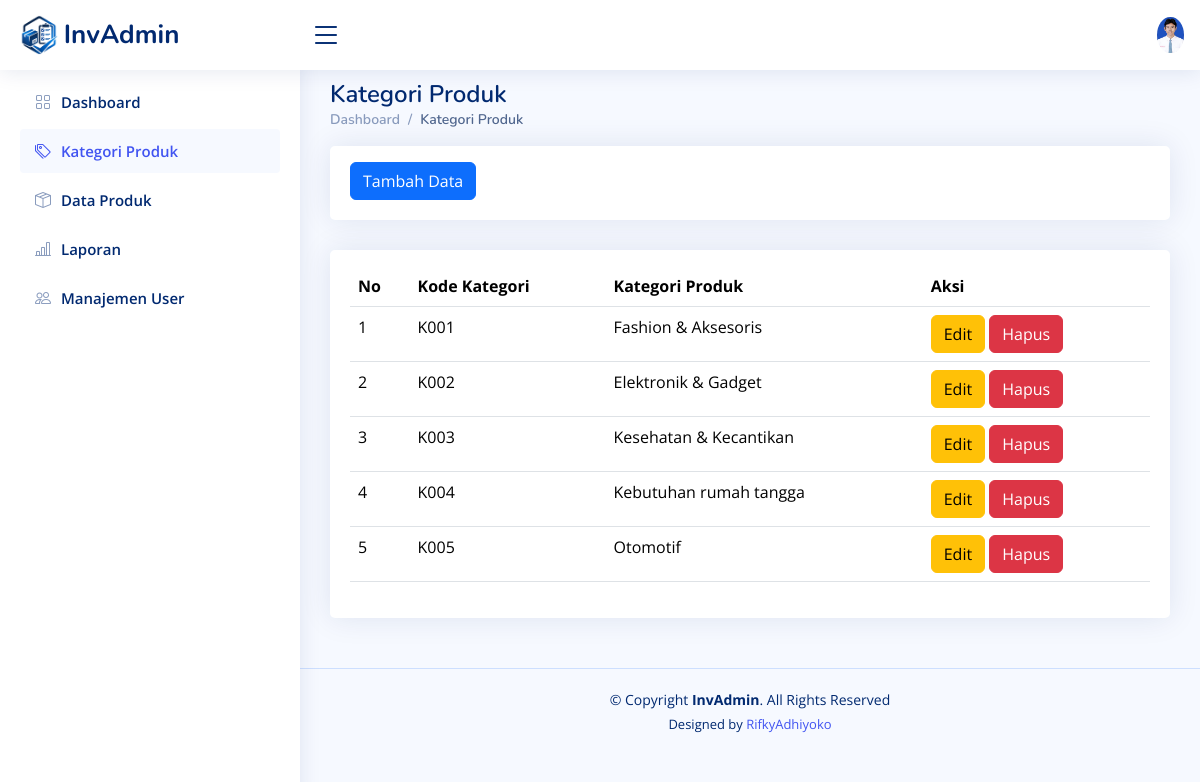
Page /kategori_produk.php (signed in) on the committed database.
### tables this page shows
CREATE TABLE `categories` (
  `id` int(11) NOT NULL,
  `kd_kat` varchar(6) NOT NULL,
  `category_name` varchar(100) NOT NULL
);

### kategori_produk.php (the view, shortened to what this page needs)
<!DOCTYPE html>
<html lang="en">
<head>
  <link href="assets/vendor/bootstrap/css/bootstrap.min.css" rel="stylesheet">
  <link href="assets/vendor/bootstrap-icons/bootstrap-icons.css" rel="stylesheet">
  <link href="assets/vendor/boxicons/css/boxicons.min.css" rel="stylesheet">
  <link href="assets/vendor/quill/quill.snow.css" rel="stylesheet">
  <link href="assets/vendor/quill/quill.bubble.css" rel="stylesheet">
  <link href="assets/vendor/remixicon/remixicon.css" rel="stylesheet">
  <link href="assets/vendor/simple-datatables/style.css" rel="stylesheet">
  <link href="assets/css/style.css" rel="stylesheet">
</head>
<body>
  <header id="header" class="header fixed-top d-flex align-items-center">
    <div class="d-flex align-items-center justify-content-between">
      <a href="index.php" class="logo d-flex align-items-center">
        <img src="assets/img/logo.png" alt="">
        <span class="d-none d-lg-block">InvAdmin</span>
      </a>
      <i class="bi bi-list toggle-sidebar-btn"></i>
    </div>
    <nav class="header-nav ms-auto">
      <ul class="d-flex align-items-center">
        <li class="nav-item dropdown pe-3">
          <a class="nav-link nav-profile d-flex align-items-center pe-0" href="#" data-bs-toggle="dropdown">
            <img src="assets/img/profile-img.jpg" alt="Profile" class="rounded-circle">
          </a>
        </li>
      </ul>
    </nav>
  </header>
  <aside id="sidebar" class="sidebar">
    <ul class="sidebar-nav" id="sidebar-nav">
      <li class="nav-item">
        <a class="nav-link collapsed" href="index.php">
          <i class="bi bi-grid"></i>
          <span>Dashboard</span>
        </a>
      </li>
      <li class="nav-item">
        <a class="nav-link " href="kategori_produk.php">
          <i class="bi bi-tags"></i>
          <span>Kategori Produk</span>
        </a>
      </li>
      <li class="nav-item">
        <a class="nav-link collapsed" href="produk.php">
          <i class="bi bi-box-seam"></i>
          <span>Data Produk</span>
        </a>
      </li>
      <li class="nav-item">
        <a class="nav-link collapsed" href="laporan.php">
          <i class="bi bi-bar-chart-line"></i>
          <span>Laporan</span>
        </a>
      </li>
      <li class="nav-item">
        <a class="nav-link collapsed" href="users.php">
          <i class="bi bi-people"></i>
          <span>Manajemen User</span>
        </a>
      </li>
    </ul>
  </aside>
  <main id="main" class="main">
    <div class="pagetitle">
      <h1>Kategori Produk</h1>
      <nav>
        <ol class="breadcrumb">
          <li class="breadcrumb-item"><a href="index.php">Dashboard</a></li>
          <li class="breadcrumb-item active">Kategori Produk</li>
        </ol>
      </nav>
    </div>
      <div class="row">
        <div class="col-lg-12">
          <div class="card">
            <div class="card-body mt-3">
              <a href="t_kat.php" class="btn btn-primary">Tambah Data</a>
            </div>
          </div>
        </div>
      </div>
    <section class="section">
      <div class="row">
        <div class="col-lg-12">
          <div class="card">
            <div class="card-body mt-3">
              <table class="table datatable">
                <thead>
                  <tr>
                    <th scope="col">No</th>
                    <th scope="col">Kode Kategori</th>
                    <th scope="col">Kategori Produk</th>
                    <th scope="col">Aksi</th>
                  </tr>
                </thead>
                <tbody>
                  <?php
                  include "koneksi.php";
                  $no = 1;
                  $sql = mysqli_query($conn, "SELECT * FROM categories");
                  while ($data = mysqli_fetch_array($sql)) {
                  ?>
                    <tr>
                      <td><?php echo $no++; ?></td>
                      <td><?php echo $data['kd_kat']; ?></td>
                      <td><?php echo $data['category_name']; ?></td>
                      <td>
                        <a href="e_kat.php?id=<?php echo $data['id']; ?>" class="btn btn-warning">Edit</a>
                        <a href="h_kat.php?id=<?php echo $data['id']; ?>" class="btn btn-danger" onclick="return confirm('Apakah Anda Yakin Ingin Menghapus Data?')">Hapus</a>
                      </td>
                    </tr>
                  <?php } ?>
                </tbody>
              </table>
            </div>
          </div>
        </div>
      </div>
    </section>
  </main>
  <footer id="footer" class="footer">
    <div class="copyright">
      &copy; Copyright <strong><span>InvAdmin</span></strong>. All Rights Reserved
    </div>
    <div class="credits">
      Designed by <a href="https://www.instagram.com/mchrifkyadhiyoko/">RifkyAdhiyoko</a>
    </div>
  </footer>
</body>
</html>

### assets/css/style.css (style rules this page uses)
:root { scroll-behavior: smooth; }
body { font-family: "Open Sans", sans-serif; background: #f6f9ff; color: #444444; }
a { color: #4154f1; text-decoration: none; }
h1, h2, h3, h4, h5, h6 { font-family: "Nunito", sans-serif; }
#main { margin-top: 60px; padding: 20px 30px; transition: all 0.3s; }
.pagetitle { margin-bottom: 10px; }
.pagetitle h1 { font-size: 24px; margin-bottom: 0; font-weight: 600; color: #012970; }
.card { margin-bottom: 30px; border: none; border-radius: 5px; box-shadow: 0px 0 30px rgba(1, 41, 112, 0.1); }
.card-body { padding: 0 20px 20px 20px; }
.breadcrumb { font-size: 14px; font-family: "Nunito", sans-serif; color: #899bbd; font-weight: 600; }
.breadcrumb a { color: #899bbd; transition: 0.3s; }
.breadcrumb .breadcrumb-item::before { color: #899bbd; }
.breadcrumb .active { color: #51678f; font-weight: 600; }
.logo { line-height: 1; }
@media (min-width: 1200px) { .logo { width: 280px; } }
.logo img { max-height: 40px; margin-right: 6px; }
.logo span { font-size: 26px; font-weight: 700; color: #012970; font-family: "Nunito", sans-serif; }
.header { transition: all 0.5s; z-index: 997; height: 70px; box-shadow: 0px 2px 20px rgba(1, 41, 112, 0.1); background-color: #fff; padding-left: 20px; }
.header .toggle-sidebar-btn { font-size: 32px; padding-left: 10px; cursor: pointer; color: #012970; }
.header-nav ul { list-style: none; }
.header-nav>ul { margin: 0; padding: 0; }
.header-nav .nav-profile { color: #012970; }
.header-nav .nav-profile img { max-height: 36px; }
.sidebar { position: fixed; top: 60px; left: 0; bottom: 0; width: 300px; z-index: 996; transition: all 0.3s; padding: 20px; overflow-y: auto; scrollbar-width: thin; scrollbar-color: #aab7cf transparent; box-shadow: 0px 0px 20px rgba(1, 41, 112, 0.1); background-color: #fff; }
@media (min-width: 1200px) { #main, #footer { margin-left: 300px; } }
.sidebar-nav { padding: 0; margin: 0; list-style: none; }
.sidebar-nav li { padding: 0; margin: 0; list-style: none; }
.sidebar-nav .nav-item { margin-bottom: 5px; }
.sidebar-nav .nav-link { display: flex; align-items: center; font-size: 15px; font-weight: 600; color: #4154f1; transition: 0.3; background: #f6f9ff; padding: 10px 15px; border-radius: 4px; }
.sidebar-nav .nav-link i { font-size: 16px; margin-right: 10px; color: #4154f1; }
.sidebar-nav .nav-link.collapsed { color: #012970; background: #fff; }
.sidebar-nav .nav-link.collapsed i { color: #899bbd; }
.footer { padding: 20px 0; font-size: 14px; transition: all 0.3s; border-top: 1px solid #cddfff; }
.footer .copyright { text-align: center; color: #012970; }
.footer .credits { padding-top: 5px; text-align: center; font-size: 13px; color: #012970; }

### rows in the picture
categories: kd_kat "K001", category_name "Fashion & Aksesoris"
categories: kd_kat "K002", category_name "Elektronik & Gadget"
categories: kd_kat "K003", category_name "Kesehatan & Kecantikan"
categories: kd_kat "K004", category_name "Kebutuhan rumah tangga"
categories: kd_kat "K005", category_name "Otomotif"
